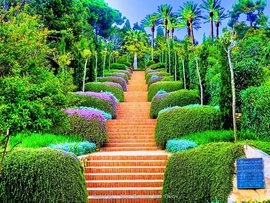
#> input picture small_col.jpg, 270 x 203 px
$ python make_gray_scale.py
#> lines starting #> are read from the running program, lines starting #| are printed output that depends on the picture
import numpy as np
import skimage.color as color
import skimage.io as io
import pickle
def gray_scale(file_name):
#> called with file_name = 'small_col.jpg'
	img_rgb = io.imread(file_name)
#> img_rgb is the input picture: shape (203, 270, 3); mean R, G, B 93.9, 130.7, 74.3
	img_lab = color.rgb2lab(img_rgb) # convert image to lab color space
#> img_lab: shape (203, 270, 3) float64; mean of channels 0, 1, 2 51.2, -19.3, 25.8
	img_l = img_lab[:,:,0] # pull out L channel
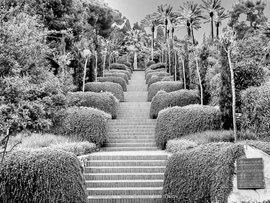
#> img_l: shape (203, 270) float64; min 0, max 99.9, mean 51.2; drawn with min black and max white
#> (the run stopped early here; a loop or call above may not have finished)
